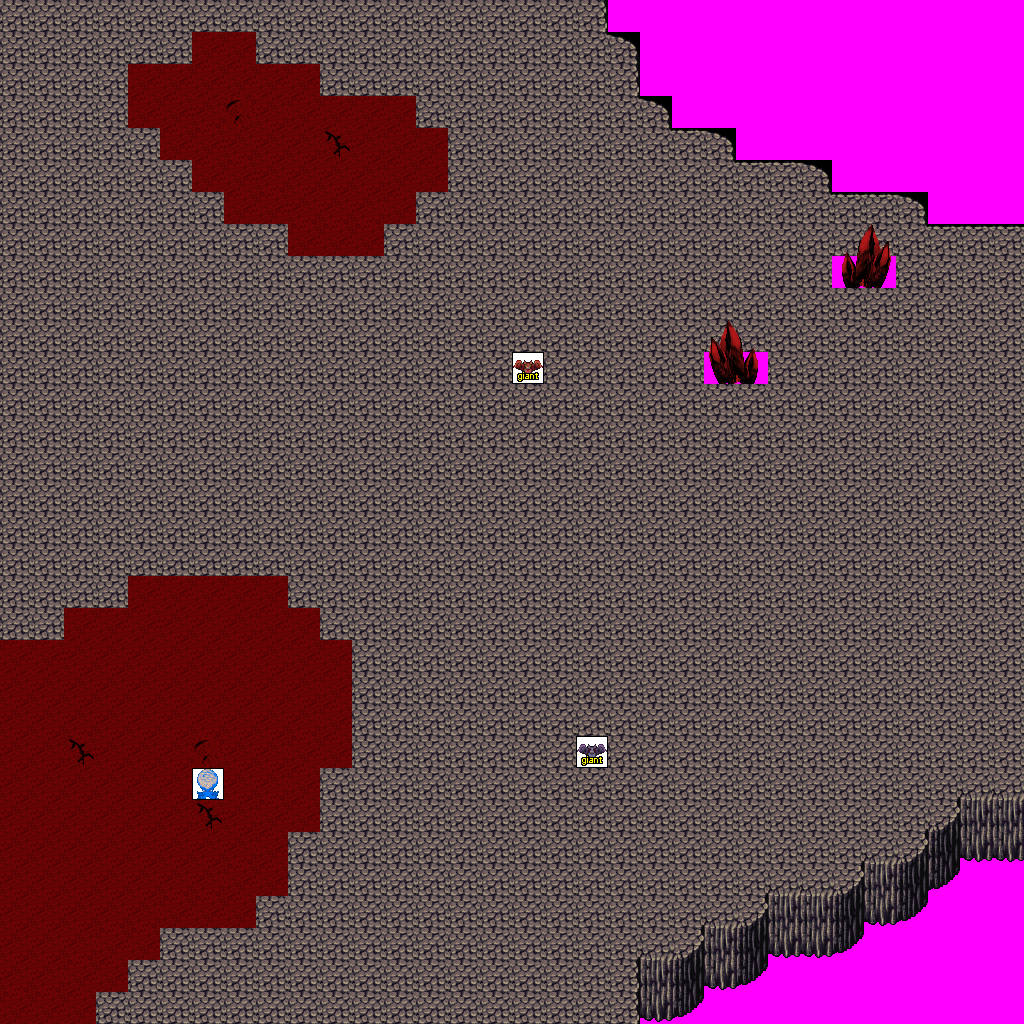

This is a level from a 2D game, rendered from its Tiled map with the project's own tilesets. A one-line summary and the map file follow, with tile-layer data summarised:
An orthogonal 32x32 tile map with 32x32 px tiles, 6 tile layers (Ground, Objects, Above, Walkable, ...), 6 tilesets and 6 objects (3x newmap, from_west_0, from_east_0, from_north_0).

<map version="1.0" orientation="orthogonal" width="32" height="32" tilewidth="32" tileheight="32">
 <tileset firstgid="1" name="terrain_cave" tilewidth="32" tileheight="32">
  <image source="../drawable/terrain_cave.png" width="256" height="448" />
 </tileset>
 <tileset firstgid="113" name="ground_rock_red_obsidian" tilewidth="32" tileheight="32">
  <image source="../drawable/ground_rock_red_obsidian.png" width="128" height="160" />
 </tileset>
 <tileset firstgid="133" name="ground_sand_red" tilewidth="32" tileheight="32">
  <image source="../drawable/ground_sand_red.png" width="192" height="32" />
 </tileset>
 <tileset firstgid="139" name="logic_creature_animal" tilewidth="32" tileheight="32">
  <image source="../drawable/logic_creature_animal.png" width="256" height="128" />
 </tileset>
 <tileset firstgid="171" name="logic_creature_huge_animal" tilewidth="32" tileheight="32">
  <image source="../drawable/logic_creature_huge_animal.png" width="256" height="64" />
 </tileset>
 <tileset firstgid="187" name="walkable_sentinel" tilewidth="32" tileheight="32">
  <image source="../drawable/walkable_sentinel.png" width="32" height="32" />
 </tileset>
 <layer name="Ground" width="32" height="32">
  <data>[1024 cells, 1024 non-empty, 6 distinct tile ids]</data>
 </layer>
 <layer name="Objects" width="32" height="32">
  <data>[1024 cells, 0 non-empty, 0 distinct tile ids]</data>
 </layer>
 <layer name="Above" width="32" height="32">
  <data>[1024 cells, 4 non-empty, 4 distinct tile ids]</data>
 </layer>
 <layer name="Walkable" width="32" height="32">
  <data>[1024 cells, 122 non-empty, 1 distinct tile ids]</data>
 </layer>
 <layer name="Objects_stendhal" width="32" height="32">
  <data>[1024 cells, 69 non-empty, 15 distinct tile ids]</data>
 </layer>
 <layer name="Objects_stendhal2" width="32" height="32">
  <data>[1024 cells, 3 non-empty, 3 distinct tile ids]</data>
 </layer>
 <objectgroup name="Mapevents" width="32" height="32">
  <object name="exit_east_0" type="newmap" x="992" y="224" width="32" height="576">
   <properties>
    <property name="map" value="level_5_deniran_caves_x2_y0" />
    <property name="place" value="from_east_0" />
   </properties>
  </object>
  <object name="exit_west_0" type="newmap" x="0" y="0" width="32" height="1024">
   <properties>
    <property name="map" value="level_5_deniran_caves_x0_y0" />
    <property name="place" value="from_west_0" />
   </properties>
  </object>
  <object name="exit_south_0" type="newmap" x="0" y="992" width="640" height="32">
   <properties>
    <property name="map" value="level_5_deniran_caves_x1_y1" />
    <property name="place" value="from_south_0" />
   </properties>
  </object>
 </objectgroup>
 <objectgroup name="Spawn" width="32" height="32">
  <object name="from_west_0" x="992" y="512" width="32" height="32" />
  <object name="from_east_0" x="0" y="512" width="32" height="32" />
  <object name="from_north_0" x="320" y="992" width="32" height="32" />
 </objectgroup>
 <objectgroup name="Keys" width="32" height="32" />
 <objectgroup name="Replace" width="32" height="32" />
</map>
